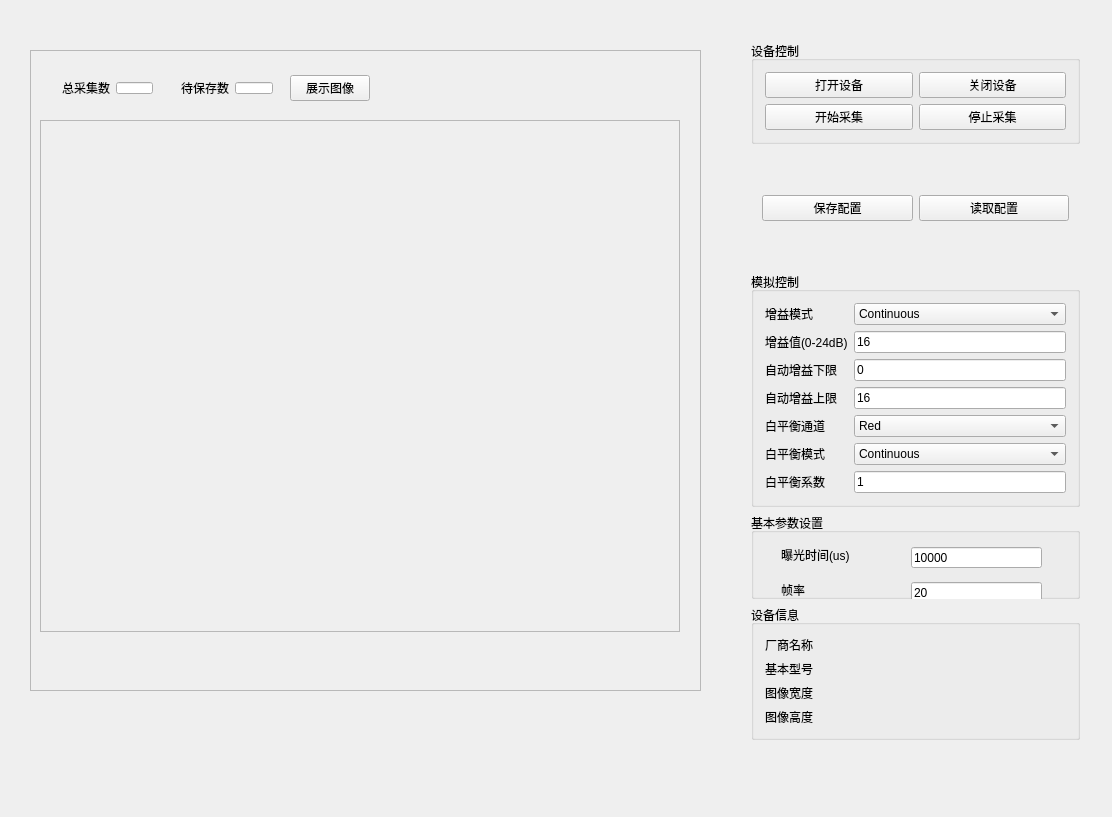
<?xml version="1.0" encoding="UTF-8"?>
<ui version="4.0">
 <class>qt_MerClass</class>
 <widget class="QMainWindow" name="qt_MerClass">
  <property name="geometry">
   <rect>
    <x>0</x>
    <y>0</y>
    <width>1112</width>
    <height>817</height>
   </rect>
  </property>
  <property name="windowTitle">
   <string>DH_MER</string>
  </property>
  <widget class="QWidget" name="centralWidget">
   <widget class="QWidget" name="widget_2" native="true">
    <property name="geometry">
     <rect>
      <x>740</x>
      <y>30</y>
      <width>351</width>
      <height>721</height>
     </rect>
    </property>
    <layout class="QVBoxLayout" name="verticalLayout">
     <item>
      <widget class="QGroupBox" name="groupBox">
       <property name="title">
        <string>设备控制</string>
       </property>
       <layout class="QGridLayout" name="gridLayout_3">
        <item row="1" column="0">
         <widget class="QPushButton" name="startCapture">
          <property name="text">
           <string>开始采集</string>
          </property>
         </widget>
        </item>
        <item row="0" column="1">
         <widget class="QPushButton" name="closeDevice">
          <property name="text">
           <string>关闭设备</string>
          </property>
         </widget>
        </item>
        <item row="1" column="1">
         <widget class="QPushButton" name="stopCapture">
          <property name="text">
           <string>停止采集</string>
          </property>
         </widget>
        </item>
        <item row="0" column="0">
         <widget class="QPushButton" name="openDevice">
          <property name="text">
           <string>打开设备</string>
          </property>
         </widget>
        </item>
       </layout>
      </widget>
     </item>
     <item>
      <widget class="QWidget" name="widget_3" native="true">
       <property name="minimumSize">
        <size>
         <width>0</width>
         <height>116</height>
        </size>
       </property>
       <layout class="QHBoxLayout" name="horizontalLayout">
        <item>
         <widget class="QPushButton" name="saveSettings">
          <property name="text">
           <string>保存配置</string>
          </property>
         </widget>
        </item>
        <item>
         <widget class="QPushButton" name="loadSettings">
          <property name="text">
           <string>读取配置</string>
          </property>
         </widget>
        </item>
       </layout>
      </widget>
     </item>
     <item>
      <widget class="QGroupBox" name="groupBox_2">
       <property name="autoFillBackground">
        <bool>false</bool>
       </property>
       <property name="title">
        <string>模拟控制</string>
       </property>
       <layout class="QGridLayout" name="gridLayout_2">
        <item row="1" column="0">
         <widget class="QLabel" name="label">
          <property name="text">
           <string>增益模式</string>
          </property>
         </widget>
        </item>
        <item row="6" column="0">
         <widget class="QLabel" name="label_12">
          <property name="text">
           <string>白平衡模式</string>
          </property>
         </widget>
        </item>
        <item row="5" column="0">
         <widget class="QLabel" name="label_4">
          <property name="text">
           <string>白平衡通道</string>
          </property>
         </widget>
        </item>
        <item row="7" column="0">
         <widget class="QLabel" name="label_13">
          <property name="text">
           <string>白平衡系数</string>
          </property>
         </widget>
        </item>
        <item row="5" column="1">
         <widget class="QComboBox" name="balanceRatioSelector">
          <property name="editable">
           <bool>false</bool>
          </property>
          <property name="currentText">
           <string>Red</string>
          </property>
          <property name="currentIndex">
           <number>0</number>
          </property>
          <item>
           <property name="text">
            <string>Red</string>
           </property>
          </item>
          <item>
           <property name="text">
            <string>Blue</string>
           </property>
          </item>
          <item>
           <property name="text">
            <string>Green</string>
           </property>
          </item>
         </widget>
        </item>
        <item row="3" column="0">
         <widget class="QLabel" name="label_3">
          <property name="text">
           <string>自动增益下限</string>
          </property>
         </widget>
        </item>
        <item row="3" column="1">
         <widget class="QLineEdit" name="gainValueMin">
          <property name="text">
           <string>0</string>
          </property>
         </widget>
        </item>
        <item row="4" column="0">
         <widget class="QLabel" name="label_11">
          <property name="text">
           <string>自动增益上限</string>
          </property>
         </widget>
        </item>
        <item row="7" column="1">
         <widget class="QLineEdit" name="balanceRatio">
          <property name="text">
           <string>1</string>
          </property>
         </widget>
        </item>
        <item row="6" column="1">
         <widget class="QComboBox" name="balanceWhiteAuto">
          <property name="currentText">
           <string>Continuous</string>
          </property>
          <item>
           <property name="text">
            <string>Continuous</string>
           </property>
          </item>
          <item>
           <property name="text">
            <string>Off</string>
           </property>
          </item>
          <item>
           <property name="text">
            <string>Once</string>
           </property>
          </item>
         </widget>
        </item>
        <item row="2" column="0">
         <widget class="QLabel" name="label_2">
          <property name="text">
           <string>增益值(0-24dB)</string>
          </property>
         </widget>
        </item>
        <item row="1" column="1">
         <widget class="QComboBox" name="gainAuto">
          <property name="enabled">
           <bool>true</bool>
          </property>
          <property name="editable">
           <bool>false</bool>
          </property>
          <item>
           <property name="text">
            <string>Continuous</string>
           </property>
          </item>
          <item>
           <property name="text">
            <string>Off</string>
           </property>
          </item>
          <item>
           <property name="text">
            <string>Once</string>
           </property>
          </item>
         </widget>
        </item>
        <item row="2" column="1">
         <widget class="QLineEdit" name="gainValue">
          <property name="text">
           <string>16</string>
          </property>
          <property name="maxLength">
           <number>32768</number>
          </property>
         </widget>
        </item>
        <item row="4" column="1">
         <widget class="QLineEdit" name="gainValueMax">
          <property name="text">
           <string>16</string>
          </property>
         </widget>
        </item>
       </layout>
      </widget>
     </item>
     <item>
      <widget class="QGroupBox" name="groupBox_3">
       <property name="title">
        <string>基本参数设置</string>
       </property>
       <widget class="QLabel" name="label_5">
        <property name="geometry">
         <rect>
          <x>30</x>
          <y>34</y>
          <width>101</width>
          <height>16</height>
         </rect>
        </property>
        <property name="text">
         <string>曝光时间(us)</string>
        </property>
       </widget>
       <widget class="QLabel" name="label_6">
        <property name="geometry">
         <rect>
          <x>30</x>
          <y>69</y>
          <width>131</width>
          <height>16</height>
         </rect>
        </property>
        <property name="text">
         <string>帧率</string>
        </property>
       </widget>
       <widget class="QLineEdit" name="exposeTime">
        <property name="geometry">
         <rect>
          <x>160</x>
          <y>34</y>
          <width>131</width>
          <height>21</height>
         </rect>
        </property>
        <property name="text">
         <string>10000</string>
        </property>
        <property name="placeholderText">
         <string extracomment="请输入&gt;31的数字"/>
        </property>
       </widget>
       <widget class="QLineEdit" name="fps">
        <property name="geometry">
         <rect>
          <x>160</x>
          <y>69</y>
          <width>131</width>
          <height>21</height>
         </rect>
        </property>
        <property name="text">
         <string>20</string>
        </property>
       </widget>
      </widget>
     </item>
     <item>
      <widget class="QGroupBox" name="groupBox_4">
       <property name="title">
        <string>设备信息</string>
       </property>
       <layout class="QGridLayout" name="gridLayout">
        <item row="0" column="0">
         <widget class="QLabel" name="label_7">
          <property name="text">
           <string>厂商名称</string>
          </property>
         </widget>
        </item>
        <item row="0" column="1">
         <widget class="QLabel" name="factoryName">
          <property name="text">
           <string/>
          </property>
         </widget>
        </item>
        <item row="1" column="0">
         <widget class="QLabel" name="label_8">
          <property name="text">
           <string>基本型号</string>
          </property>
         </widget>
        </item>
        <item row="1" column="1">
         <widget class="QLabel" name="basicModel">
          <property name="text">
           <string/>
          </property>
         </widget>
        </item>
        <item row="2" column="0">
         <widget class="QLabel" name="label_9">
          <property name="text">
           <string>图像宽度</string>
          </property>
         </widget>
        </item>
        <item row="2" column="1">
         <widget class="QLabel" name="width">
          <property name="text">
           <string/>
          </property>
         </widget>
        </item>
        <item row="3" column="0">
         <widget class="QLabel" name="label_10">
          <property name="text">
           <string>图像高度</string>
          </property>
         </widget>
        </item>
        <item row="3" column="1">
         <widget class="QLabel" name="height">
          <property name="text">
           <string/>
          </property>
         </widget>
        </item>
       </layout>
      </widget>
     </item>
    </layout>
   </widget>
   <widget class="QFrame" name="frame">
    <property name="geometry">
     <rect>
      <x>30</x>
      <y>50</y>
      <width>671</width>
      <height>641</height>
     </rect>
    </property>
    <property name="frameShape">
     <enum>QFrame::StyledPanel</enum>
    </property>
    <property name="frameShadow">
     <enum>QFrame::Raised</enum>
    </property>
    <property name="lineWidth">
     <number>1</number>
    </property>
    <widget class="QLabel" name="label_Img">
     <property name="geometry">
      <rect>
       <x>10</x>
       <y>70</y>
       <width>640</width>
       <height>512</height>
      </rect>
     </property>
     <property name="autoFillBackground">
      <bool>true</bool>
     </property>
     <property name="frameShape">
      <enum>QFrame::StyledPanel</enum>
     </property>
     <property name="frameShadow">
      <enum>QFrame::Plain</enum>
     </property>
     <property name="text">
      <string/>
     </property>
     <property name="textFormat">
      <enum>Qt::PlainText</enum>
     </property>
     <property name="scaledContents">
      <bool>true</bool>
     </property>
     <property name="alignment">
      <set>Qt::AlignCenter</set>
     </property>
    </widget>
    <widget class="QWidget" name="widget_5" native="true">
     <property name="geometry">
      <rect>
       <x>10</x>
       <y>10</y>
       <width>341</width>
       <height>56</height>
      </rect>
     </property>
     <layout class="QGridLayout" name="gridLayout_6">
      <item row="0" column="0">
       <widget class="QWidget" name="widget" native="true">
        <layout class="QGridLayout" name="gridLayout_4">
         <item row="0" column="0">
          <widget class="QLabel" name="label_14">
           <property name="text">
            <string>总采集数</string>
           </property>
          </widget>
         </item>
         <item row="0" column="1">
          <widget class="QLineEdit" name="frameID">
           <property name="text">
            <string/>
           </property>
           <property name="readOnly">
            <bool>true</bool>
           </property>
          </widget>
         </item>
        </layout>
       </widget>
      </item>
      <item row="0" column="1">
       <widget class="QWidget" name="widget_4" native="true">
        <layout class="QGridLayout" name="gridLayout_5">
         <item row="0" column="0">
          <widget class="QLabel" name="label_15">
           <property name="text">
            <string>待保存数</string>
           </property>
          </widget>
         </item>
         <item row="0" column="1">
          <widget class="QLineEdit" name="frameRemain">
           <property name="text">
            <string/>
           </property>
           <property name="readOnly">
            <bool>true</bool>
           </property>
          </widget>
         </item>
        </layout>
       </widget>
      </item>
      <item row="0" column="2">
       <widget class="QPushButton" name="showButton">
        <property name="text">
         <string>展示图像</string>
        </property>
       </widget>
      </item>
     </layout>
    </widget>
   </widget>
  </widget>
 </widget>
 <layoutdefault spacing="6" margin="11"/>
 <resources>
  <include location="qt_Mer.qrc"/>
 </resources>
 <connections/>
</ui>
